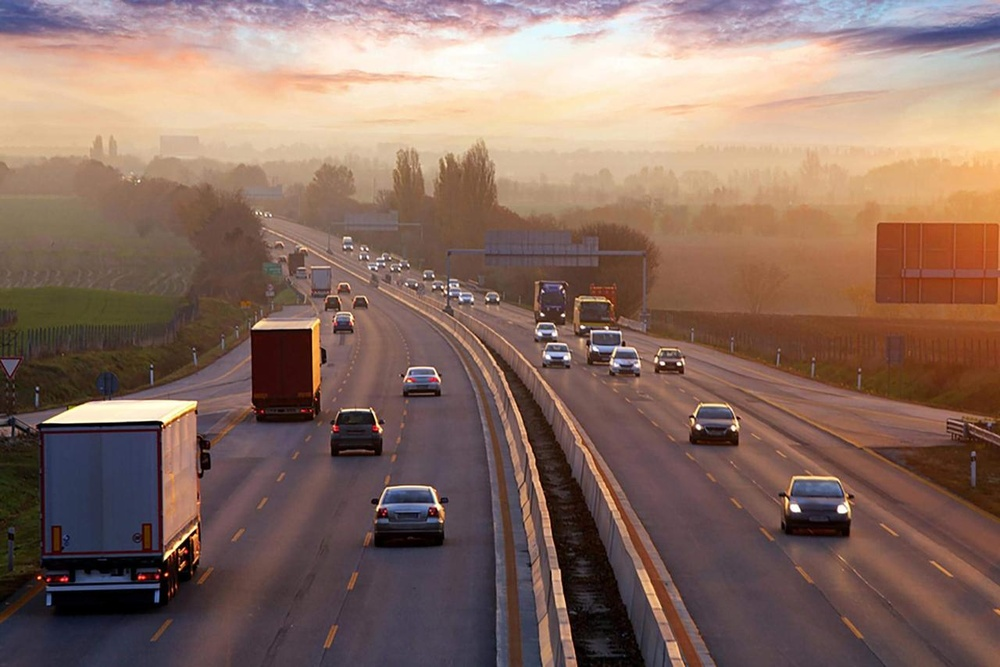
#> input picture IN433- MultiMedia Processing/TPs/TP-2/tp2-image.jpg, 1000 x 667 px, shrunk from 1280 x 854 before the run
$ jupyter execute TP2.ipynb
#> lines starting #> are read from the running program, lines starting #| are printed output that depends on the picture
# TP2- Image Quantization and Dithering

## Objective

- Understand the effect of color depth reduction (quantization) on an image.
- Implement and analyze the visual improvement provided by a common dithering algorithm, specifically Floyd-Steinberg Dithering.

[cell 1]
import cv2
import numpy as np


imagePath = "tp2-image.jpg"

## Part I - Color Quantization (No Dithering)

Goal: Reduce a 24-bit color image (True Color) to a lower bit depth (e.g., 3-bit or 8 unique colors) by simple truncation.

1. Load the Image: Load a standard color image (e.g., lena.jpg or a photo with a wide color palette) using cv2.imread().
2. Define New Palette: For a 3-bit color space, there are 23=8 possible colors. The colors are (0,0,0), (255,0,0), (0,255,0), (0,0,255), (255,255,0), (0,255,255), (255,0,255), and (255,255,255).
3. Quantize: For each pixel in the original image, map its 24-bit color to the nearest color in the 8-color palette. A simpler approach for this part is to divide the 8-bit color channels (0-255) to the nearest of 0 or 255 only (1-bit per channel → 8 colors total).

| Channel Value C (0-255) | Quantized Value C′ (0 or 255) |
| ----------------------- | ----------------------------- |
| C < 128                 | 0                             |
| C > 128                 | 255                           |

4. Display and Save: Display the original and the highly quantized image side-by-side using cv2.imshow().

[cell 2]
def simpleTruncation(imagePath):
#> called with imagePath = 'tp2-image.jpg'
    img = cv2.imread(imagePath)
#> img is the input picture: shape (667, 1000, 3); mean B, G, R 98.4, 109.5, 136.3
    for i in range(img.shape[0]):
        for j in range(img.shape[1]):
            img[i, j, 0] = 255 if img[i, j, 0] > 127 else 0
            img[i, j, 1] = 255 if img[i, j, 1] > 127 else 0
            img[i, j, 2] = 255 if img[i, j, 2] > 127 else 0
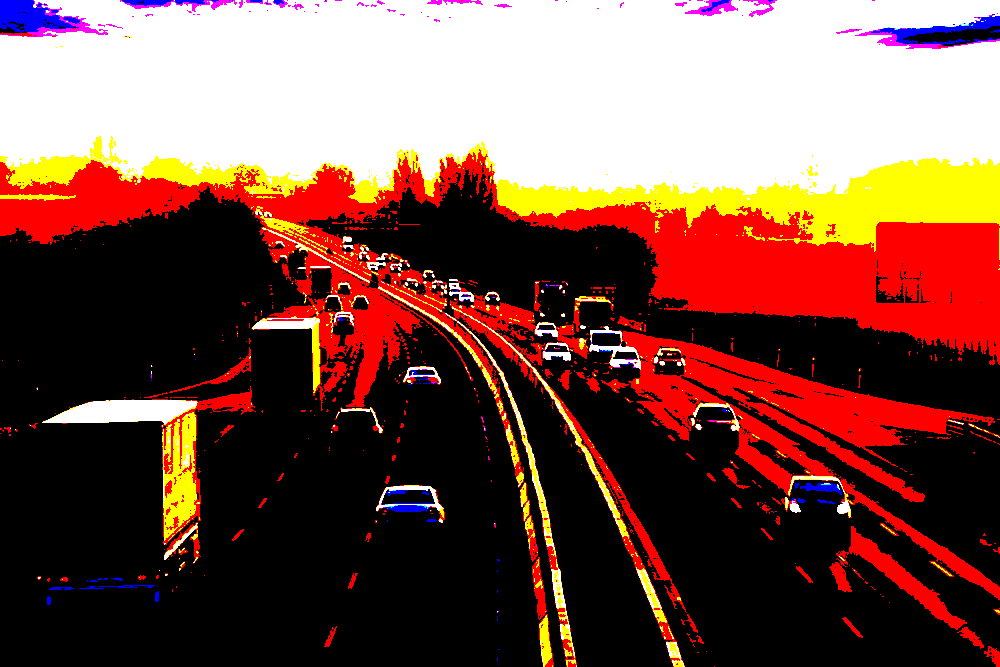
#> img: shape (667, 1000, 3); mean B, G, R 70.1, 80.6, 121.4
    cv2.imshow("Image", img)
    cv2.waitKey(0)
    cv2.destroyAllWindows()


simpleTruncation(imagePath)

# Part 2: Implementing Floyd-Steinberg Dithering

Goal: Apply the Floyd-Steinberg algorithm to distribute the quantization error to neighboring pixels, improving the perceived detail.
The Floyd-Steinberg algorithm is an error diffusion method that works by iterating over the pixels, quantizing a pixel, and then adding a weighted fraction of the resulting error to its neighbors that haven't been processed yet:

$$
\text{error} = \text{pixel}_\text{old} - \text{pixel}_\text{new}
$$

The error is distributed to the four unprocessed neighbors as follows:

| Neighbor             | Weight | Fraction |
| -------------------- | ------ | -------- |
| Right (+1,0)         | 7      | 167      |
| Bottom-Left (−1,+1)  | 3      | 163      |
| Bottom (0,+1)        | 5      | 165      |
| Bottom-Right (+1,+1) | 1      | 161      |

### Lab Steps for Part 2:

1. Convert and Prepare: Convert the input image to a floating-point type (e.g., np.float32) for accurate error calculations.
2. Iterate: Loop through every pixel (row y, column x) of the image.
3. Quantize: For the current pixel, calculate the new_pixel value (either 0 or 255 for each channel) using the same quantization rule from Part 1.
4. Calculate Error: Calculate the per-channel error between the original pixel value and the new quantized value.
5. Diffuse Error: Add the weighted fractions of the error to the appropriate neighbors (ensure you check the image boundaries before adding the error).
6. Display and Compare: Display the dithered image and compare it with the images from Part 1.

[cell 3]
def floydSteinberg(imagePath):
    # Read the image
#> called with imagePath = 'tp2-image.jpg'
    img = cv2.imread(imagePath)
    # Transform to float
    floatImage = np.array(img, np.float32)
    # Loop through each pixel
    for i in range(floatImage.shape[0]):
        for j in range(floatImage.shape[1]):
            # get current values
            r = floatImage[i, j, 0]
            g = floatImage[i, j, 1]
            b = floatImage[i, j, 2]
            # Quantize
            floatImage[i, j, 0] = 255 if floatImage[i, j, 0] > 127 else 0
            floatImage[i, j, 1] = 255 if floatImage[i, j, 1] > 127 else 0
            floatImage[i, j, 2] = 255 if floatImage[i, j, 2] > 127 else 0
            # Calculate error
            error_r = r - floatImage[i, j, 0]
            error_g = g - floatImage[i, j, 1]
            error_b = b - floatImage[i, j, 2]
            # Add the weighted error to the neighbors
            if j + 1 < floatImage.shape[1]:
                floatImage[i, j + 1, 0] += error_r * (7 / 167)
                floatImage[i, j + 1, 1] += error_g * (7 / 167)
                floatImage[i, j + 1, 2] += error_b * (7 / 167)

            if i + 1 < floatImage.shape[0] and j - 1 >= 0:
                floatImage[i + 1, j - 1, 0] += error_r * (3 / 163)
                floatImage[i + 1, j - 1, 1] += error_g * (3 / 163)
                floatImage[i + 1, j - 1, 2] += error_b * (3 / 163)

            if i + 1 < floatImage.shape[0]:
                floatImage[i + 1, j, 0] += error_r * (5 / 165)
                floatImage[i + 1, j, 1] += error_g * (5 / 165)
                floatImage[i + 1, j, 2] += error_b * (5 / 165)

            if i + 1 < floatImage.shape[0] and j + 1 < floatImage.shape[1]:
                floatImage[i + 1, j + 1, 0] += error_r * (1 / 161)
                floatImage[i + 1, j + 1, 1] += error_g * (1 / 161)
                floatImage[i + 1, j + 1, 2] += error_b * (1 / 161)
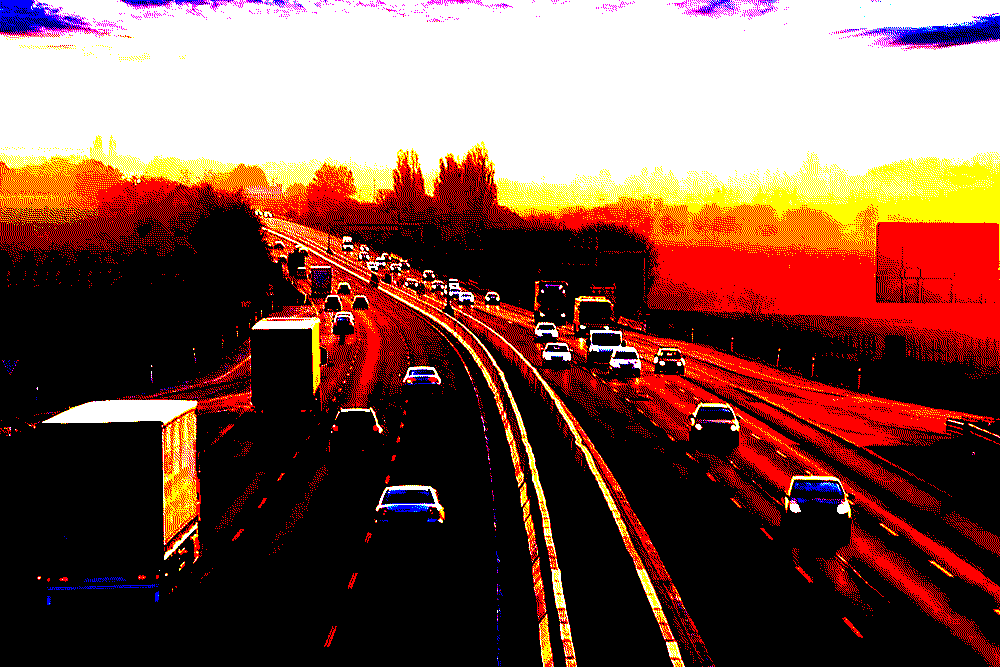
#> floatImage: shape (667, 1000, 3) float32; mean B, G, R 71.1, 82.1, 123.1

    cv2.imshow("New Dithered Image", floatImage)
    cv2.waitKey(0)
    cv2.destroyAllWindows()


floydSteinberg(imagePath)
